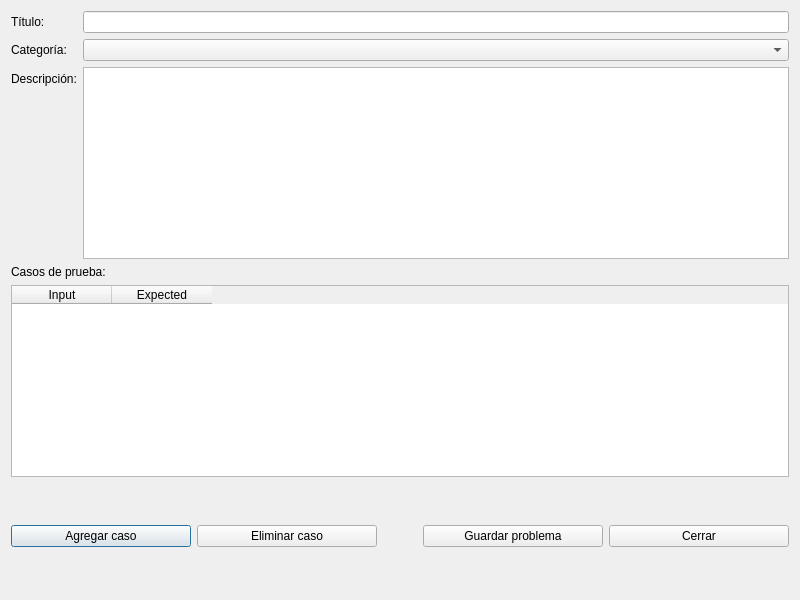
<?xml version="1.0" encoding="UTF-8"?>
<ui version="4.0">
 <class>AdminWindow</class>
 <widget class="QDialog" name="AdminWindow">

 <property name="geometry">
   <rect>
    <x>0</x>
    <y>0</y>
    <width>800</width>
    <height>600</height>
   </rect>
  </property>
  <property name="windowTitle">
   <string>Gestor de Problemas</string>
  </property>
  <layout class="QVBoxLayout" name="verticalLayout">

   <item>
    <layout class="QFormLayout" name="formLayout">
     <item row="0" column="0">
      <widget class="QLabel" name="labelTitle">
       <property name="text"><string>Título:</string></property>
      </widget>
     </item>
     <item row="0" column="1">
      <widget class="QLineEdit" name="txtTitle"/>
     </item>

     <item row="1" column="0">
      <widget class="QLabel" name="labelCategory">
       <property name="text"><string>Categoría:</string></property>
      </widget>
     </item>
     <item row="1" column="1">
      <widget class="QComboBox" name="cmbCategoryAdmin"/>
     </item>

     <item row="2" column="0">
      <widget class="QLabel" name="labelDesc">
       <property name="text"><string>Descripción:</string></property>
      </widget>
     </item>
     <item row="2" column="1">
      <widget class="QPlainTextEdit" name="txtDescriptionAdmin">
       <property name="minimumHeight"><number>120</number></property>
      </widget>
     </item>
    </layout>
   </item>

   <item>
    <widget class="QLabel" name="labelCases">
     <property name="text"><string>Casos de prueba:</string></property>
    </widget>
   </item>

   <item>
    <widget class="QTableWidget" name="tblCases">
     <property name="columnCount"><number>2</number></property>
     <column>
      <property name="text"><string>Input</string></property>
     </column>
     <column>
      <property name="text"><string>Expected</string></property>
     </column>
    </widget>
   </item>

   <item>
    <layout class="QHBoxLayout" name="bottomButtons">
     <item>
      <widget class="QPushButton" name="btnAddCase">
       <property name="text"><string>Agregar caso</string></property>
      </widget>
     </item>
     <item>
      <widget class="QPushButton" name="btnRemoveCase">
       <property name="text"><string>Eliminar caso</string></property>
      </widget>
     </item>
     <item>
      <spacer name="horizontalSpacer">
       <property name="orientation">Qt::Horizontal</property>
       <property name="sizeHint" stdset="0">
        <size>
         <width>40</width>
         <height>20</height>
        </size>
       </property>
      </spacer>
     </item>
     <item>
      <widget class="QPushButton" name="btnSaveProblem">
       <property name="text"><string>Guardar problema</string></property>
      </widget>
     </item>
     <item>
      <widget class="QPushButton" name="btnClose">
       <property name="text"><string>Cerrar</string></property>
      </widget>
     </item>
    </layout>
   </item>

  </layout>
 </widget>
 <resources/>
 <connections/>
</ui>
